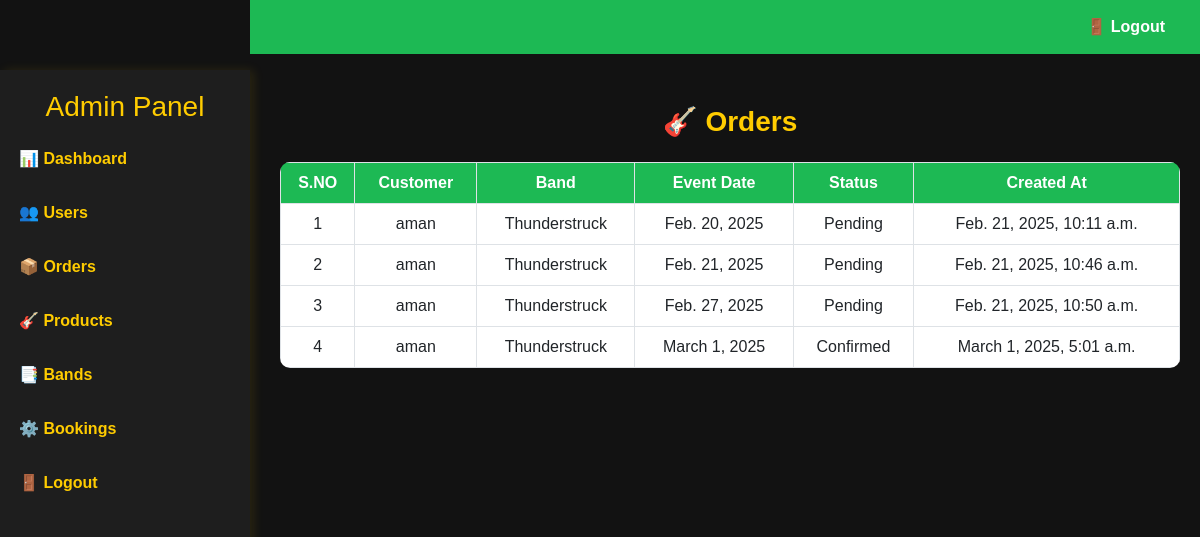
The app's page /bookings/, older data.
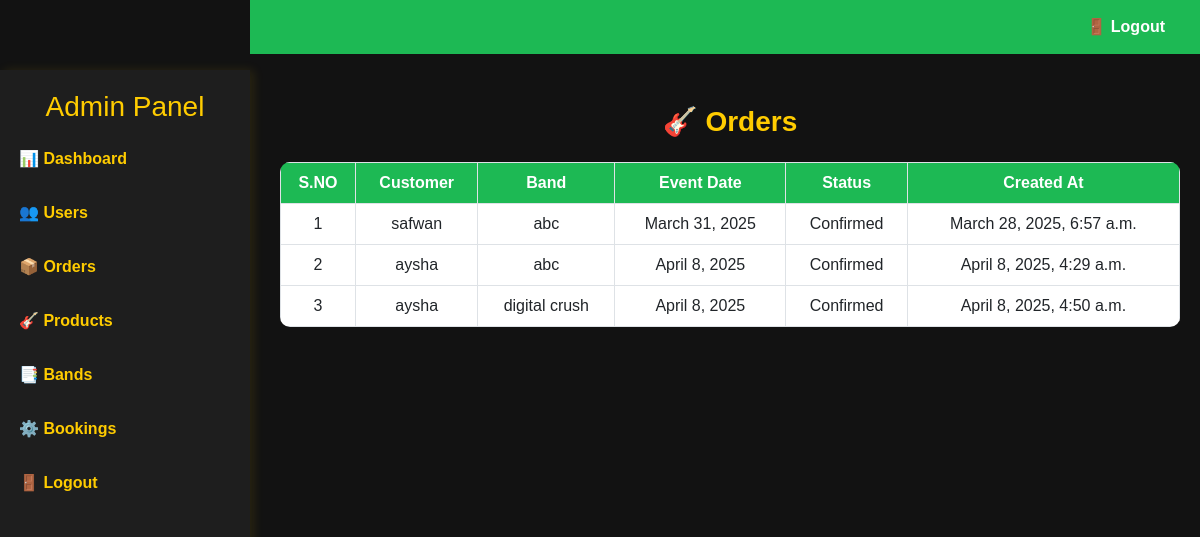
The same page, newer data.
### app/models.py (models this page shows, shortened)
class Booking(models.Model):
    customer = models.ForeignKey(Customer, on_delete=models.CASCADE, related_name="bookings", null=True, blank=True)
    band = models.ForeignKey(BandTeam, on_delete=models.CASCADE, related_name="bookings")
    event_date = models.DateField()
    status = models.CharField(
        max_length=20,
        choices=[("Pending", "Pending"), ("Confirmed", "Confirmed")],
        default="Pending"
    )
    payment_id = models.CharField(max_length=100, blank=True, null=True)  # Store Razorpay payment ID
    created_at = models.DateTimeField(auto_now_add=True)

class Customer(models.Model):
    name = models.CharField(max_length=100)
    email = models.EmailField(unique=True)
    phone = models.PositiveBigIntegerField()
    password = models.CharField(max_length=255)
    location = models.CharField(max_length=255)
    def __str__(self):
        return self.name

class BandTeam(models.Model):
    staf = models.ForeignKey(Staf, on_delete=models.CASCADE, related_name="bands")
    name = models.CharField(max_length=100)
    genre = models.CharField(max_length=100)
    description = models.TextField()
    booking_fee = models.IntegerField(default=0)  # Added a default value to prevent NULL errors
    image = models.ImageField(upload_to="bands/")
    def __str__(self):
        return self.name

### app/views.py (the view)
# urls.py: path('bookings/',views.bookings,name='bookings'),
def bookings(request):
    bkngs=Booking.objects.all()
    return render(request,'admin/bookings.html',{'bkngs':bkngs})

### templates/admin/bookings.html (shortened to what this page needs)
<!DOCTYPE html>
<html lang="en">
<head>
    <link rel="stylesheet" href="https://cdn.jsdelivr.net/npm/bootstrap@5.3.0/dist/css/bootstrap.min.css">
</head>
<body>
    <div class="sidebar">
        <h3>Admin Panel</h3>
        <a href="../adminhome">📊 Dashboard</a>
        <a href="../users">👥 Users</a>
        <a href="../orders">📦 Orders</a>
        <a href="../products">🎸 Products</a>
        <a href="../bands">📑 Bands</a>
        <a href="../settings">⚙️ Bookings</a>
        <a href="../logout">🚪 Logout</a>
    </div>
    <div class="top-navbar">
        <a href="../logout">🚪 Logout</a>
    </div>
    <div class="content">
        <h2 class="heading">🎸 Orders</h2>
        <table class="table table-bordered text-center">
            <thead>
                <tr>
                    <th>S.NO</th>
                    <th>Customer</th>
                    <th>Band</th>
                    <th>Event Date</th>
                    <th>Status</th>
                    <th>Created At</th>
                </tr>
            </thead>
            <tbody>
                {% for b in bkngs %}
                <tr>
                    <td>{{ forloop.counter }}</td>
                    <td>{{ b.customer }}</td>
                    <td>{{ b.band }}</td>
                    <td>{{ b.event_date }}</td>
                    <td>{{ b.status }}</td>
                    <td>{{ b.created_at }}</td>
                </tr>
                {% endfor %}
            </tbody>
        </table>
    </div>
</body>
</html>

Row changes from the older to the newer data that the page shows:
removed Booking: customer "aman", band "Thunderstruck", event_date "Feb. 20, 2025", status "Pending", created_at "Feb. 21, 2025, 10:11 a.m."
removed Booking: customer "aman", band "Thunderstruck", event_date "Feb. 21, 2025", status "Pending", created_at "Feb. 21, 2025, 10:46 a.m."
removed Booking: customer "aman", band "Thunderstruck", event_date "Feb. 27, 2025", status "Pending", created_at "Feb. 21, 2025, 10:50 a.m."
removed Booking: customer "aman", band "Thunderstruck", event_date "March 1, 2025", status "Confirmed", created_at "March 1, 2025, 5:01 a.m."
added Booking: customer "safwan", band "abc", event_date "March 31, 2025", status "Confirmed", created_at "March 28, 2025, 6:57 a.m."
added Booking: customer "aysha", band "abc", event_date "April 8, 2025", status "Confirmed", created_at "April 8, 2025, 4:29 a.m."
added Booking: customer "aysha", band "digital crush", event_date "April 8, 2025", status "Confirmed", created_at "April 8, 2025, 4:50 a.m."
